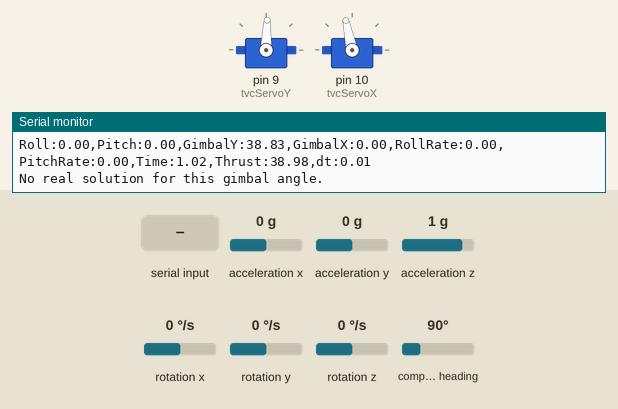
Recording of a sketch running on a simulated Arduino Uno, built with avr-gcc and run on an emulated ATmega328P. Shown: 2 × servo, the last lines printed to the serial monitor. The test bench sets the inputs (shaded band); at power-on: rotation x 0 °/s, rotation z 0 °/s, acceleration x 0 g, acceleration y 0 g, acceleration z 1 g, rotation y 0 °/s, compass heading 90°.

Above: at 7.2 s.
7.3 s: rotation x set to 100 °/s
At 8.4 s:
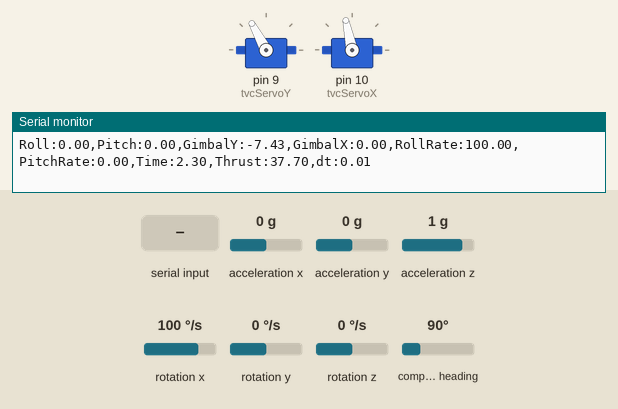
10.3 s: rotation x set to 46 °/s
12.6 s: rotation z set to -192 °/s
At 14.5 s:
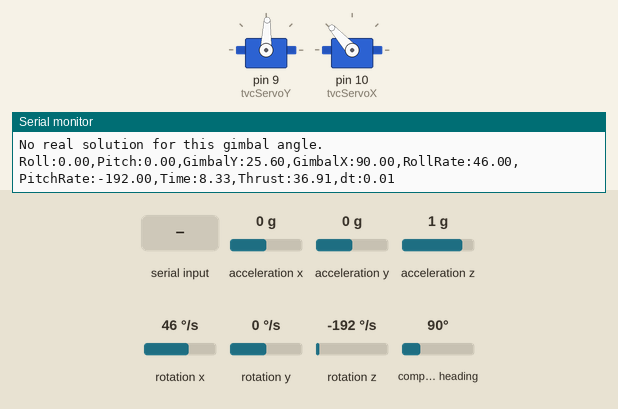
14.8 s: rotation z set to 0 °/s
At 15.1 s:
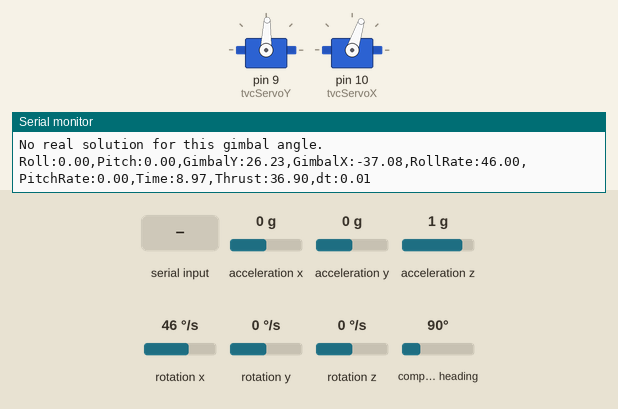
17.8 s: "O \n" received over Serial
19.3 s: rotation x set to 100 °/s
At 20.8 s:
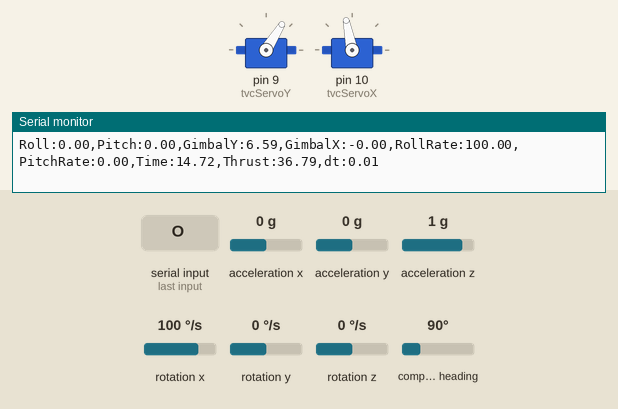
Timing chart, 0 to 36.4 s (numbered marks = the images above; inputs shaded):
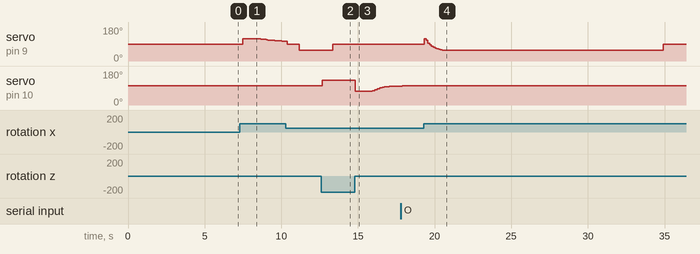

Measured:
- after the input at 7.3 s, servo on pin 9 (tvcServoY): 88° → 118° after 0.20 s, → 116° 1.2 s later, → 115° 0.12 s later, → 114° 0.12 s later, … (13 changes in this stretch)
- after the input at 12.6 s, servo on pin 10 (tvcServoX): 102° → 132° after 0.06 s
- after the input at 14.8 s, servo on pin 10 (tvcServoX): 132° → 72° at once, → 76° 1.1 s later, → 82° 0.16 s later, → 87° 0.16 s later, … (11 changes in this stretch)
- after the input at 19.3 s, servo on pin 9 (tvcServoY): 88° → 118° at once, → 109° 0.12 s later, → 95° 0.12 s later, → 85° 0.12 s later, … (12 changes in this stretch)

The sketch:

Second_PID.ino
```cpp
#include <Wire.h>
#include <Adafruit_BNO055.h>
#include <Servo.h>
#include "DualAxisPID.h"
#include <math.h>

// --- Settings ---
//#define BYPASS_INNER_LOOP  // Comment this out for full mode

// Thrust curve data
const int thrustPoints = 9;
float thrustTimes[thrustPoints] = {0, 0.05, 0.1, 0.2, 0.5, 1.0, 2.0, 3.0, 60.0};
float thrustValues[thrustPoints] = {0, 62, 40, 38, 40, 39, 38, 37, 36};

Adafruit_BNO055 bno = Adafruit_BNO055(55);
Servo tvcServoY, tvcServoX;

const int X_SERVO_MIDDLE = 102;
const int Y_SERVO_MIDDLE = 88;
const float momentArm = 0.35; // meters
const float targetRoll = M_PI/2;
const float targetPitch = 0.0;

// Initial PID gains (modifiable via Serial)
float outerKp = 50;
float outerKi = 20;
float outerKd = 0.0;

float innerKp = 0.1;
float innerKi = 0.0;
float innerKd = 0.002;

DualAxisPID controller(outerKp, outerKi, outerKd, innerKp, innerKi, innerKd, 40.0);  // Filter coeff N;

PIDState rollAnglePID, rollRatePID, pitchAnglePID, pitchRatePID;

unsigned long liftoffTime = 0;
bool launched = false;
unsigned long lastTime = 0;

float getThrustFromCurve(float timeSinceLaunch) {
  if (timeSinceLaunch <= thrustTimes[0]) return thrustValues[0];
  if (timeSinceLaunch >= thrustTimes[thrustPoints - 1]) return thrustValues[thrustPoints - 1];

  for (int i = 0; i < thrustPoints - 1; i++) {
    if (timeSinceLaunch >= thrustTimes[i] && timeSinceLaunch <= thrustTimes[i + 1]) {
      float t0 = thrustTimes[i];
      float t1 = thrustTimes[i + 1];
      float thrust0 = thrustValues[i];
      float thrust1 = thrustValues[i + 1];
      float factor = (timeSinceLaunch - t0) / (t1 - t0);
      return thrust0 + factor * (thrust1 - thrust0);
    }
  }
  return 0.0;
}

//Transformation in rad
void quaternionToEuler(float w, float x, float y, float z, float &yaw, float &pitch, float &roll) {
  float sinr_cosp = 2 * (w * x + y * z);
  float cosr_cosp = 1 - 2 * (x * x + y * y);
  roll = atan2(sinr_cosp, cosr_cosp);

  float sinp = 2 * (w * y - z * x);
  pitch = fabs(sinp) >= 1 ? copysign(M_PI / 2, sinp) : asin(sinp);

  float siny_cosp = 2 * (w * z + x * y);
  float cosy_cosp = 1 - 2 * (y * y + z * z);
  yaw = atan2(siny_cosp, cosy_cosp);
}

double gimbal_to_servo(double a, double b, double c, double gimbal_angle_deg){
  double c_prime = c - abs(gimbal_angle_deg);
  double discriminant = b*b - 4 * a * c_prime;

  if(discriminant < 0){
    Serial.println("No real solution for this gimbal angle.");
    return 0;
  }


  double servo_angle = (-b + sqrt(discriminant)) / (2 * a);
  if(gimbal_angle_deg<0){
    servo_angle *= -1;
  }
  return servo_angle;
}

void bno_ready(){
  Serial.println("Waiting for valid IMU orientation...");

  float roll = 0.0, pitch = 0.0, yaw = 0.0;
  unsigned long waitStart = millis();

  while (true) {
    imu::Quaternion quat = bno.getQuat();
    quaternionToEuler(quat.w(), quat.x(), quat.y(), quat.z(), yaw, pitch, roll);

    // Wait until roll or pitch has moved at least 5 degrees from zero
    if (abs(roll) > 5.0 || abs(pitch) > 5.0) break;

    // Optional: timeout safety
    if (millis() - waitStart > 5000) {
      Serial.println("Timeout: IMU never became ready!");
      break;
    }

    delay(10);
  }

  Serial.println("IMU orientation stabilized!");
}

void handleSerialTuning() {
  if (Serial.available()) {
    String input = Serial.readStringUntil('\n');
    input.trim();

    if (input.startsWith("O ")) {
      sscanf(input.c_str(), "O %f %f %f", &outerKp, &outerKi, &outerKd);
      controller.setOuterGains(outerKp, outerKi, outerKd);
      Serial.println("Updated Outer PID");
    } else if (input.startsWith("I ")) {
      sscanf(input.c_str(), "I %f %f %f", &innerKp, &innerKi, &innerKd);
      controller.setInnerGains(innerKp, innerKi, innerKd);
      Serial.println("Updated Inner PID");
    } else {
      Serial.println("Unknown command. Use:\n  O Kp Ki Kd\n  I Kp Ki Kd");
    }
  }
}

float RadToDegrees(float rad){
  return rad * 180/M_PI;
}

void setup() {
  Serial.begin(9600);
  bno.begin();
  delay(1000);
  bno.setExtCrystalUse(true);

  tvcServoY.attach(9);
  tvcServoY.write(Y_SERVO_MIDDLE);
  tvcServoX.attach(10);
  tvcServoX.write(X_SERVO_MIDDLE);

  // Wait for BNO to return a valid quaternion (not all zeros)
  bno_ready();
  lastTime = micros();
  liftoffTime = millis(); // Simulate immediate launch (change for real launch detection)
}

void loop() {
  handleSerialTuning();
  unsigned long now = micros();
  float dt = (now - lastTime) / 1e6;
  if (dt <= 0.0f || dt > 0.1f) dt = 0.01f;
  lastTime = now;

  float flightTime = (millis() - liftoffTime) / 1000.0;
  float thrust = getThrustFromCurve(flightTime);
  if (thrust > 0.0){
    imu::Quaternion quat = bno.getQuat();
    float roll, pitch, yaw;
    quaternionToEuler(quat.w(), quat.x(), quat.y(), quat.z(), yaw, pitch, roll);

    imu::Vector<3> gyro = bno.getVector(Adafruit_BNO055::VECTOR_GYROSCOPE);
    float rollRate = gyro.x(); // rad/s
    float pitchRate = gyro.z(); // rad/s

    // === Apply deadband to ignore noise ===
    const float gyroDeadband = 0.5; // rad/s

    if (abs(rollRate) < gyroDeadband) rollRate = 0.0;
    if (abs(pitchRate) < gyroDeadband) pitchRate = 0.0;

    float desiredRollRate = controller.computeOuterLoop(targetRoll, roll, rollAnglePID, dt);
    float desiredPitchRate = controller.computeOuterLoop(targetPitch, pitch, pitchAnglePID, dt);

    float torqueRoll, torquePitch;

    #ifdef BYPASS_INNER_LOOP
      // Bypass inner loop: Scale the desired rate directly to torque
      torqueRoll = desiredRollRate * 0.1;   // 0.1 = gain factor, you can tweak
      torquePitch = desiredPitchRate * 0.1;
    #else
      // Full cascade control: Angle PID + Rate PID
      torqueRoll = controller.computeInnerLoop(desiredRollRate, rollRate, rollRatePID, dt);
      torquePitch = controller.computeInnerLoop(desiredPitchRate, pitchRate, pitchRatePID, dt);
    #endif

    float inputRoll = constrain(torqueRoll / (thrust * momentArm), -1.0, 1.0);
    float gimbalAngleRollRad = asin(inputRoll);

    float inputPitch = constrain(torquePitch / (thrust * momentArm), -1.0, 1.0);
    float gimbalAnglePitchRad = asin(inputPitch);

    float gimbalAngleRollDeg = RadToDegrees(gimbalAngleRollRad);
    float gimbalAnglePitchDeg = RadToDegrees(gimbalAnglePitchRad);

    float ServoRollDeg = gimbal_to_servo(-0.00050, 0.22154, 0.04156, gimbalAngleRollDeg);
    float ServoPitchDeg = gimbal_to_servo(0.00094, 0.1562, -0.0443, gimbalAnglePitchDeg);

    tvcServoY.write(constrain(Y_SERVO_MIDDLE - ServoRollDeg, 58, 118));
    tvcServoX.write(constrain(X_SERVO_MIDDLE + ServoPitchDeg, 72, 132));

    Serial.print("Roll:"); Serial.print(RadToDegrees(roll));
    Serial.print(",Pitch:"); Serial.print(RadToDegrees(pitch));
    Serial.print(",GimbalY:"); Serial.print(gimbalAngleRollDeg);
    Serial.print(",GimbalX:"); Serial.print(gimbalAnglePitchDeg);
    Serial.print(",RollRate:"); Serial.print(rollRate);
    Serial.print(",PitchRate:"); Serial.print(pitchRate);
  }

  Serial.print(",Time:"); Serial.print(flightTime);
  Serial.print(",Thrust:"); Serial.print(thrust);
  Serial.print(",dt:"); Serial.println(dt);
  delay(50);
}
```

DualAxisPID.cpp
```cpp
#include "DualAxisPID.h"

DualAxisPID::DualAxisPID(float outerKp, float outerKi, float outerKd,
                         float innerKp, float innerKi, float innerKd, float N)
    : _outerKp(outerKp), _outerKi(outerKi), _outerKd(outerKd),
      _innerKp(innerKp), _innerKi(innerKi), _innerKd(innerKd), _N(N) {}

float DualAxisPID::computeOuterLoop(float targetAngle, float currentAngle, PIDState& state, float dt) {
    float error = targetAngle - currentAngle;
    state.integral += error * dt;
    float derivative = (error - state.prevError) / dt;
    state.prevError = error;
    return _outerKp * error + _outerKi * state.integral + _outerKd * derivative;
}

float DualAxisPID::computeInnerLoop(float targetRate, float measuredRate, PIDState& state, float dt) {
    float error = targetRate - measuredRate;
    state.integral += error * dt;
    if (state.integral > 50) state.integral = 50;
    else if (state.integral < -50) state.integral = -50;

    float rawD = (error - state.prevError) / dt;
    float alpha = _N * dt / (1 + _N * dt);
    state.filteredDerivative = alpha * rawD + (1 - alpha) * state.filteredDerivative;
    state.prevError = error;

    return _innerKp * error + _innerKi * state.integral + _innerKd * state.filteredDerivative;
}

void DualAxisPID::setOuterGains(float kp, float ki, float kd) {
  _outerKp = kp;
  _outerKi = ki;
  _outerKd = kd;
}
void DualAxisPID::setInnerGains(float kp, float ki, float kd) {
  _innerKp = kp;
  _innerKi = ki;
  _innerKd = kd;
}
```

DualAxisPID.h
```cpp
#ifndef DUAL_AXIS_PID_H
#define DUAL_AXIS_PID_H

struct PIDState {
    float integral = 0.0;
    float prevError = 0.0;
    float filteredDerivative = 0.0;
};

class DualAxisPID {
public:
    DualAxisPID(float outerKp, float outerKi, float outerKd,
                float innerKp, float innerKi, float innerKd, float N);

    float computeOuterLoop(float targetAngle, float currentAngle, PIDState& state, float dt);
    float computeInnerLoop(float targetRate, float measuredRate, PIDState& state, float dt);
    void DualAxisPID::setOuterGains(float kp, float ki, float kd);
    void DualAxisPID::setInnerGains(float kp, float ki, float kd);

private:
    float _outerKp, _outerKi, _outerKd;
    float _innerKp, _innerKi, _innerKd;
    float _N;
};

#endif // DUAL_AXIS_PID_H
```
